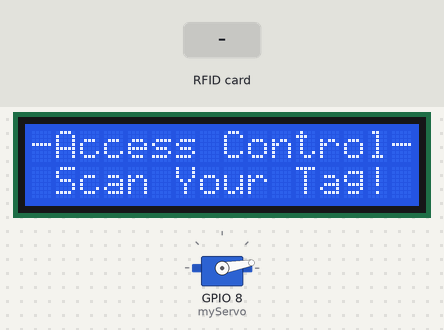
A sketch run on a simulated ESP8266 (NodeMCU). Shown: 16×2 character LCD, servo. Inputs (shaded band) come from the test bench. What the sketch prints to the serial monitor is not drawn.

Above: at 2.8 s.
2.9 s: RFID card 5E 7A 19 C4 held to the reader
At 4.6 s:
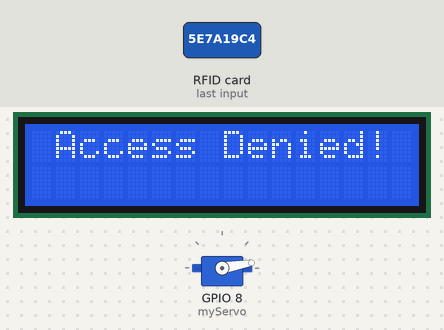
5.9 s: RFID card BE 7E 89 AB held to the reader
At 7.0 s:
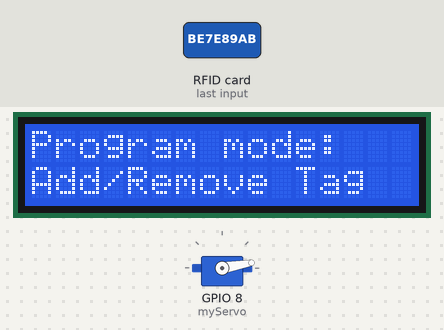
7.4 s: RFID card BE 7E 89 AB held to the reader
At 7.8 s:
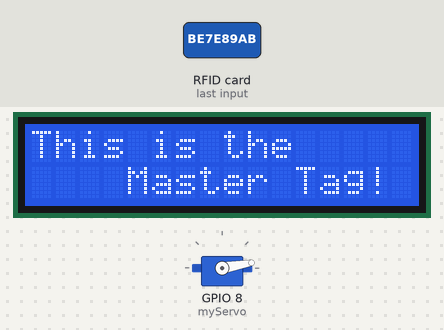
Timing chart, 0 to 10.4 s (numbered marks = the images above; inputs shaded):
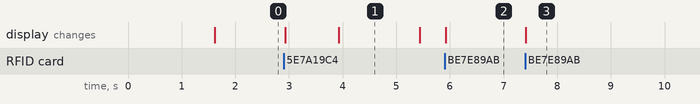

Measured:
- after the input at 2.9 s, the display: first changes at once (image 1 shows a later state)
- after the input at 5.9 s, the display: changes at once (image 2)
- after the input at 7.4 s, the display: changes at once (image 3)
- what the display in image 1 shows lasts 1.5 s, from 3.9 s to 5.4 s

The sketch:

ChangeUID.ino
```cpp
/*
• SPI.h:           Librería que nos permitirá implementar un protocolo de datos en serie síncrono que es utilizado por microcontroladores para comunicarse
                   con uno o más dispositivos periféricos rápidamente a distancias cortas.
• MFRC522.h:       Librería que se utiliza para poder comunicarse con el Módulo Lector RFID.
                   Mediante esta librería será posible identificar las tarjetas RFID al momento de leerlas.
• LiquidCrystal.h: Esta librería le permite al Arduino utilizar pantallas LCD.
                   Básicamente se utilizará esta librería para desplegar en la pantalla mensajes para interactuar con el mundo físico.
• Servo.h:         Esta librería permite a un Arduino controlar los servomotores.
                   Los servos tienen engranajes integrados y un eje que puede ser controlado con precisión.
                   Los servos estándar permiten que el eje se posicione en varios ángulos, generalmente entre 0 y 180 grados.
                   Mediante esta librería se controlará el eje del mismo para abrir una cerradura de una puerta, con el fin de simular la abertura de una cerradura.
*/
#include <SPI.h>
#include <MFRC522.h>
#include <LiquidCrystal.h>
#include <Servo.h>

#define RST_PIN   D1//Representa uno de los pines que se conectará al Módulo Lector RFID
#define SS_PIN    D8 //Representa uno de los pines que se conectará al Módulo Lector RFID

byte readCard[4];// Es un arreglo tipo byte que se encargará de guardar una tarjeta RFID que se acaba de leer.
char* myTags[100] = {};// Es el arreglo en el que se guardarán todas las tarjetas RFID que se agreguen.
int tagsCount = 0;// Es una variable que nos servirá para llevar el control de cuantas tarjetas RFID se han leído.
String tagID = "";// Es una variable que se encargará de guardar la tarjeta RFID leída como un string.
boolean successRead = false;// Es una variable que se usará como bandera para saber si una lectura fue exitosa o no.
boolean correctTag = false;// Es una variable que se usará como bandera para saber si una tarjeta RFID es válida o no.


MFRC522 mfrc522(SS_PIN, RST_PIN);// Se crea la instancia para el Módulo Lector RFID con los pines definidos anteriormente.
//Parametros: (rs, enable, d4, d5, d6, d7)
LiquidCrystal lcd(2, 3, 4, 5, 6, 7); // Se crea la instancia para el LCD con los pines 2-7 del Arduino.
Servo myServo; // Se crea la instancia para el Servo motor

void setup() {
  Serial.begin(115200); //Iniciamos la comunicación serial a 9600 baudios
  SPI.begin();        // Se inicializa el protocolo SPI
  mfrc522.PCD_Init(); // Se inicializa el módulo lector RFID: MFRC522
  lcd.begin(16, 2);   // Se inicializa la pantalal lcd indicando que es de 16x2 caracteres
  myServo.attach(8);  // Se indica que el servo motor esta conectado al pin 8
  myServo.write(10); // Se establece la posición inicial(posición Lock) del servo motor
  //A continuación se establece la primera tarjeta RFID (Tarjeta Maestra)
  myTags[tagsCount] = strdup("BE7E89AB");
  tagsCount++; //Se aumenta en 1 tagsCount
  successRead = false;//Se establece la bandera en falso
  printNormalModeMessage();//Se manda llamar la función (Se explicará más adelante)
}

void loop() {
    // Se Prepara para leer los PICCs
    if ( ! mfrc522.PICC_IsNewCardPresent()) {
      return;
    }
    if ( ! mfrc522.PICC_ReadCardSerial()) {
      return;
    }
    tagID = "";
    for ( uint8_t i = 0; i < 4; i++) {  // Las MIFARE PICCs que usamos tienen 4 bytes UID
      readCard[i] = mfrc522.uid.uidByte[i]; // Se lee cada byte de la tarjeta RFID
      tagID.concat(String(mfrc522.uid.uidByte[i], HEX)); //Añade cada byte a una sola variable String
    }
    tagID.toUpperCase();//Modifica los caracteres a mayúsculas
    for (byte i = 0; i < mfrc522.uid.size; i++) { // Se manda a imprimir la Tarjeta en el Serial
                          Serial.print(mfrc522.uid.uidByte[i] < 0x10 ? " 0" : " ");
                          Serial.print(mfrc522.uid.uidByte[i], HEX);
    }
    mfrc522.PICC_HaltA(); // Deja de leer
    correctTag = false; // La bandera se iguala a falso
    // Checa si la tarjeta escaneada es la Tarjeta Maestra
    if (tagID == myTags[0]) {
      //Se imprimen mensajes en el LCD
      lcd.clear();
      lcd.print("Program mode:");
      lcd.setCursor(0, 1);
      lcd.print("Add/Remove Tag");
      while (!successRead) {//Mientras no haya una lectura
        successRead = getID();//Si existe la lectura exitosa getID retornará un 1 que puede ser un True
        if ( successRead == true) {//Si la lectura es exitosa
            //Aquí verificamos si la Tarjeta que se leyó es la Tarjeta Maestra
            //Es importante verificar esto, ya que, si se entra al modo "Programa"
            //No tiene porque borrarse la Tarjeta Maestra o volverla añadir
            //Así que, simplemente se imprime un mensaje y se llega a un return para volver al loop()
            if(tagID == myTags[0]){
                lcd.clear();
                lcd.setCursor(0, 0);
                lcd.print("This is the");
                lcd.setCursor(0 ,1);
                lcd.print("    Master Tag!");
                return;
            }
            //Si la tarjeta leída no es la Maestra, entonces nunca se llega al return
            //A continuación se verifica si la tarjeta leída ya existe en el sistema
            for (int i = 1; i < 100; i++) {//Se recorren todas las tarejtas
              if (tagID == myTags[i]) {//Si la tarjeta leída ya existe
                //La tarjeta se borrará y con el return volveremos al loop()
                myTags[i] = "";//La tarjeta se borra
                lcd.clear();
                lcd.setCursor(0, 0);
                lcd.print("  Tag Removed!");
                //Se imprime en el serial la tarjeta borrada
                for (byte i = 0; i < mfrc522.uid.size; i++) {
                  Serial.print(mfrc522.uid.uidByte[i] < 0x10 ? " 0" : " ");
                  Serial.print(mfrc522.uid.uidByte[i], HEX);
                }
                delay(1000);        // ...por un 1 segundo
                printNormalModeMessage();
                successRead = false;// La bandera se iguala a falso
                return;
              }
            }
          //Si no existe la tarjeta, entonces se tiene que agregar.
          //Llegará a esta parte del proceso ya que si no existe nunca llega al return anterior
          myTags[tagsCount] = strdup(tagID.c_str());//Se agrega la tarjeta con todos los caracteres en mayúsculas
          lcd.clear();
          lcd.setCursor(0, 0);
          lcd.print("   Tag Added!");
          delay(1000);        // ...por 1 segundo
          //Se imprime en el serial la tarjeta añadida
          for (byte i = 0; i < mfrc522.uid.size; i++) {
            Serial.print(mfrc522.uid.uidByte[i] < 0x10 ? " 0" : " ");
            Serial.print(mfrc522.uid.uidByte[i], HEX);
          }
          delay(1000);        // ...por 1 segundo
          printNormalModeMessage();
          tagsCount++;//Se aumenta la cantidad de tarjetas que ya existen
          successRead = false;// La bandera se iguala a falso
          return;
        }
      }
    }
    successRead = false;// La bandera se iguala a falso
    // Checa si la tarjeta leída es autorizada
    for (int i = 1; i < 100; i++) {//Se recorren todas las tarejtas
      if (tagID == myTags[i]) {//Si la tarjeta leída ya existe entonces está autorizada
        lcd.clear();
        lcd.setCursor(0, 0);
        lcd.print(" Access Granted!");
        delay(1000);        // ...por 1 segundo
        myServo.write(100); // Abre la puerta
        delay(5000); //Se espera 5 segundos
        myServo.write(10); // Cierra la puerta
        printNormalModeMessage();
        correctTag = true; // Si existe hacemos la bandera igual a true
      }
    }
    if (correctTag == false) {//Si la bandera es igual a falso, no existe
      //Se imprime un mensaje de acceso denegado
      lcd.clear();
      lcd.setCursor(0, 0);
      delay(1000);
      lcd.print(" Access Denied!");
      printNormalModeMessage();
    }
}

/*
Función que sirve para leer una tarjeta RFID
 */
uint8_t getID() {
  // Se Preparar para leer los PICCs
  if ( ! mfrc522.PICC_IsNewCardPresent()) {
    return 0;
  }
  if ( ! mfrc522.PICC_ReadCardSerial()) {
    return 0;
  }
  tagID = "";
  for ( uint8_t i = 0; i < 4; i++) {  // Las MIFARE PICCs que usamos tienen 4 bytes UID
    readCard[i] = mfrc522.uid.uidByte[i]; // Se lee cada byte de la tarjeta RFID
    tagID.concat(String(mfrc522.uid.uidByte[i], HEX)); //Añade cada byte a una sola variable String
  }
  tagID.toUpperCase();//Modifica los caracteres a mayúsculas
  mfrc522.PICC_HaltA(); // Detiene la lectura
  return 1;
}

/*
Esta función solamente imprime en el LCD un par de palabras para que se comunique con el mundo exterior
y sirve para ahorrar espacio en el código. Básicamente imprime “Access Control”.
*/
void printNormalModeMessage() {
  delay(1500);
  lcd.clear();

  lcd.print("-Access Control-");
  lcd.setCursor(0, 1);

  lcd.print(" Scan Your Tag!");
}
```
